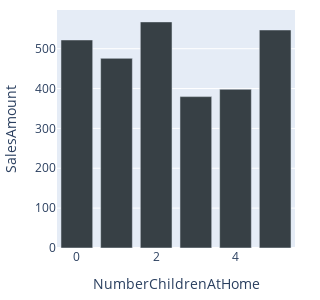

The notebook cell this image was saved under:
### Code cell
# Number of childer and Purchase correlation|
df_1 = df.groupby(["NumberChildrenAtHome"])["SalesAmount"].mean().to_frame()
df_1.reset_index(inplace=True)
fig = px.bar(df_1, x='NumberChildrenAtHome', y='SalesAmount',color_discrete_sequence=['#374045'])
fig.update_layout(
    autosize=False,
    width=300,
    height=300,
    margin=dict(
        l=25,
        r=25,
        b=10,
        t=10,
    ))
fig.show()

### Figure 1 — Plotly figure (JSON) as saved in the notebook; plotly's stock layout.template omitted (floating-point values rounded to 4 significant figures)
{"data": [{"alignmentgroup": "True", "hovertemplate": "NumberChildrenAtHome=%{x}<br>SalesAmount=%{y}<extra></extra>", "legendgroup": "", "marker": {"color": "#374045", "pattern": {"shape": ""}}, "name": "", "offsetgroup": "", "orientation": "v", "showlegend": false, "textposition": "auto", "type": "bar", "x": [0, 1, 2, 3, 4, 5], "xaxis": "x", "y": [521.9, 475.8, 567.2, 379.8, 398.2, 546.9], "yaxis": "y"}], "layout": {"autosize": false, "barmode": "relative", "height": 300, "legend": {"tracegroupgap": 0}, "margin": {"b": 10, "l": 25, "r": 25, "t": 10}, "width": 300, "xaxis": {"anchor": "y", "domain": [0, 1], "title": {"text": "NumberChildrenAtHome"}}, "yaxis": {"anchor": "x", "domain": [0, 1], "title": {"text": "SalesAmount"}}}}
